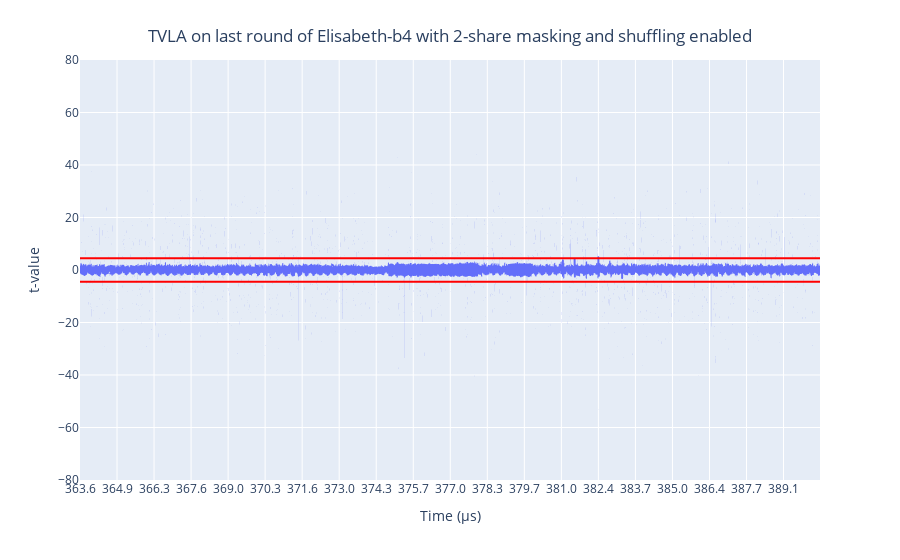

The notebook cell this image was saved under:
### Code cell
fig = px.line(t_test.statistic)
fig.for_each_trace(lambda t: t.update(name="t-test"))
fig.add_hline(4.5, line_color="red")
fig.add_hline(-4.5, line_color="red")

config = {'scrollZoom': True}
#fig.update_layout(dragmode="pan")
fig.update_layout(
    title={
        "text": "TVLA on last round of Elisabeth-b4 with 2-share masking and shuffling enabled",
        "x": 0.5,
        "xanchor": "center",
        "yanchor": "top"
    },
    xaxis={
        "range": [11400, 24810],
        "tickmode": "array",
        "tickvals": list(range(11400, 24820, 671)),
        "ticktext": [str(round(363.6 + 1.34 * n, 1)) for n in range(20)]
    },
    xaxis_title="Time (μs)",
    yaxis_range=[-80, 80],
    yaxis_title="t-value",
    showlegend=False
)

fig.show(config=config)

### Figure 1 — Plotly figure (JSON) as saved in the notebook; plotly's stock layout.template omitted (floating-point values rounded to 4 significant figures; data arrays with more than 128 entries replaced by an {"elided": "..."} marker saying what was removed)
{"data": [{"hovertemplate": "variable=0<br>index=%{x}<br>value=%{y}<extra></extra>", "legendgroup": "0", "line": {"color": "#636efa", "dash": "solid"}, "marker": {"symbol": "circle"}, "mode": "lines", "name": "t-test", "showlegend": true, "type": "scattergl", "x": {"elided": "25000 int values"}, "xaxis": "x", "y": {"elided": "25000 float values"}, "yaxis": "y"}], "layout": {"legend": {"title": {"text": "variable"}, "tracegroupgap": 0}, "margin": {"t": 60}, "shapes": [{"line": {"color": "red"}, "type": "line", "x0": 0, "x1": 1, "xref": "x domain", "y0": 4.5, "y1": 4.5, "yref": "y"}, {"line": {"color": "red"}, "type": "line", "x0": 0, "x1": 1, "xref": "x domain", "y0": -4.5, "y1": -4.5, "yref": "y"}], "showlegend": false, "title": {"text": "TVLA on last round of Elisabeth-b4 with 2-share masking and shuffling enabled", "x": 0.5, "xanchor": "center", "yanchor": "top"}, "xaxis": {"anchor": "y", "domain": [0, 1], "range": [11400, 24810], "tickmode": "array", "ticktext": ["363.6", "364.9", "366.3", "367.6", "369.0", "370.3", "371.6", "373.0", "374.3", "375.7", "377.0", "378.3", "379.7", "381.0", "382.4", "383.7", "385.0", "386.4", "387.7", "389.1"], "tickvals": [11400, 12071, 12742, 13413, 14084, 14755, 15426, 16097, 16768, 17439, 18110, 18781, 19452, 20123, 20794, 21465, 22136, 22807, 23478, 24149], "title": {"text": "Time (μs)"}}, "yaxis": {"anchor": "x", "domain": [0, 1], "range": [-80, 80], "title": {"text": "t-value"}}}}
